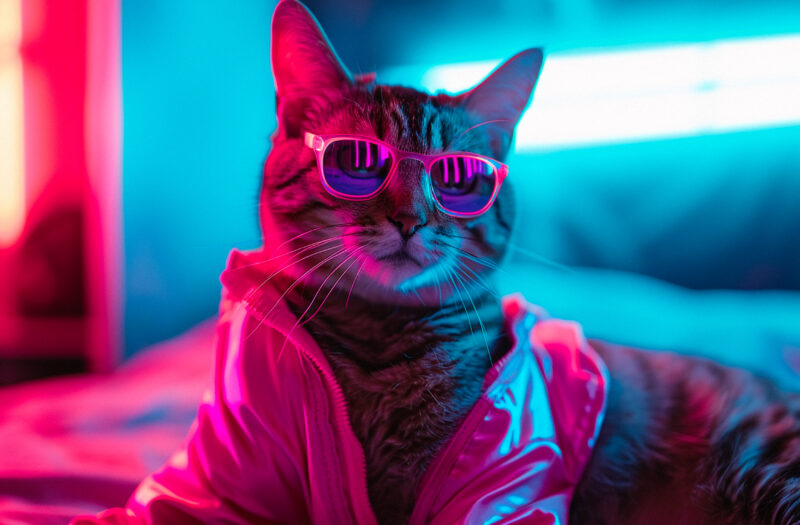
#> input picture images/grayscale.jpg, 800 x 525 px
$ jupyter execute --allow-errors Part_1.ipynb
#> lines starting #> are read from the running program, lines starting #| are printed output that depends on the picture; after the words box and inside, x2 and y2 are one past the last pixel; in counts of white or black regions, pixels touching at a corner belong together
# 16 Basic OpenCV Projects

### Import Library

[cell 1]
import cv2
import numpy as np

#### Image To Grayscale

[cell 2]
# Load the image
image = cv2.imread('images/grayscale.jpg')
#> image is the input picture: shape (525, 800, 3); mean B, G, R 138.5, 93.3, 96.3

# Check if the image is loaded correctly
if image is None:
    print("Error: Unable to load image.")
else:
    # Convert the image to grayscale
    grayscale_image = cv2.cvtColor(image, cv2.COLOR_BGR2GRAY)
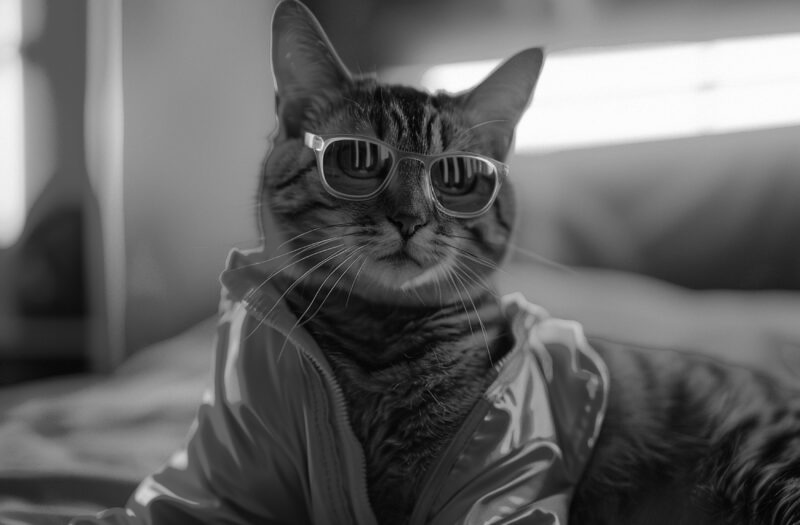
#> grayscale_image: shape (525, 800); min 1, max 255, mean 99.4

    # Show the grayscale image
    cv2.imshow('Grayscale Image', grayscale_image)

    cv2.waitKey(0)
    cv2.destroyAllWindows()

#### Visualizing Edge Detection

[cell 3]
import cv2

# Read the image
image = cv2.imread("images/fabric.png")
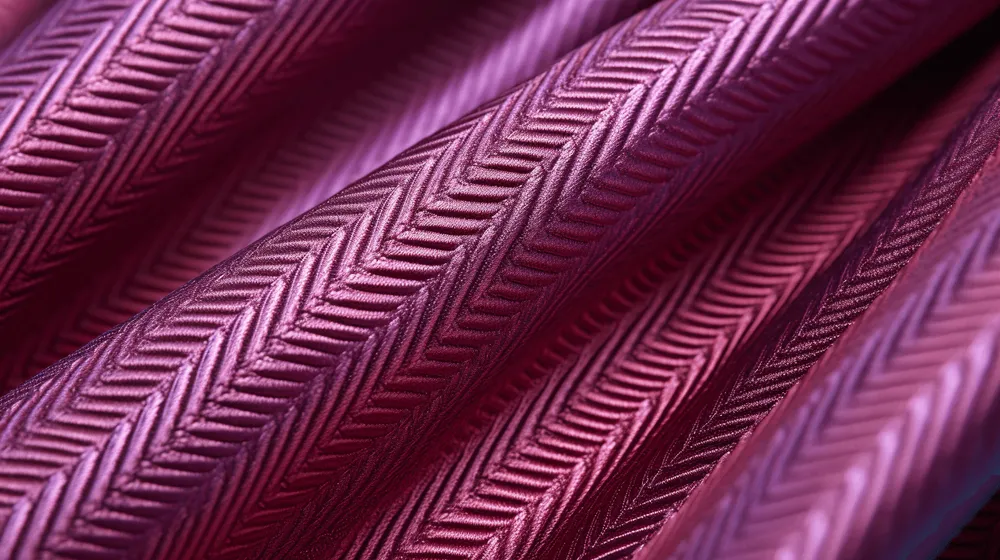
#> input picture images/fabric.png, 1000 x 560 px
#> image is the input picture: shape (560, 1000, 3); mean B, G, R 78.6, 43.4, 109.1

# Show the original image
cv2.imshow("Original Image", image)

# Convert to grayscale
gray = cv2.cvtColor(image, cv2.COLOR_BGR2GRAY)
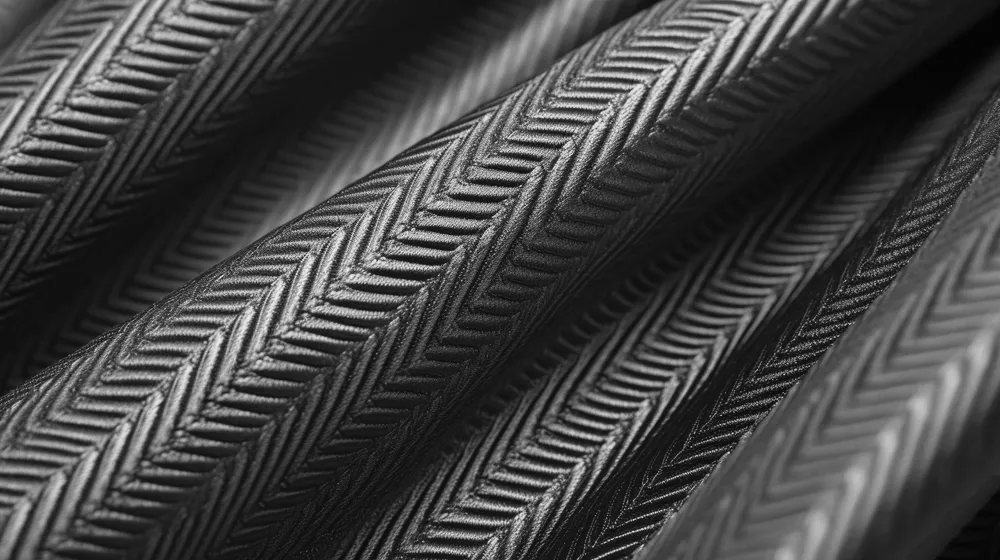
#> gray: shape (560, 1000); min 3, max 244, mean 67.1
# Apply Canny edge detection
canny_image = cv2.Canny(gray, 150, 200)
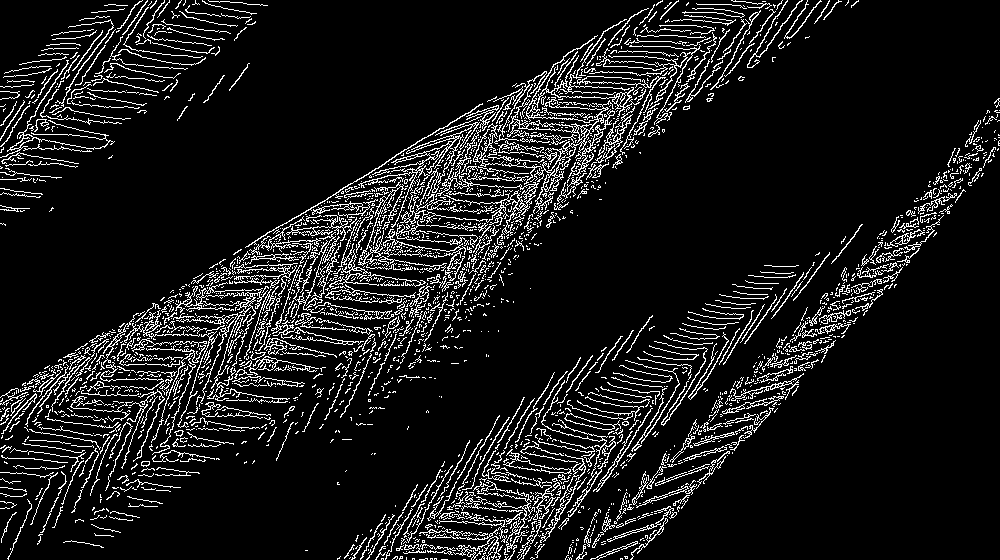
#> canny_image: shape (560, 1000); 9.8% white in thin lines or dots

# Show the Canny edge-detected image
cv2.imshow("Canny Image", canny_image)

cv2.waitKey(0)
cv2.destroyAllWindows()

#### Demonstrating Morphological Erosion

[cell 4]
# Load the image (ensure the image is binary, i.e., black and white)
image = cv2.imread('images/erosion.jpg', 0)  # Read in grayscale mode
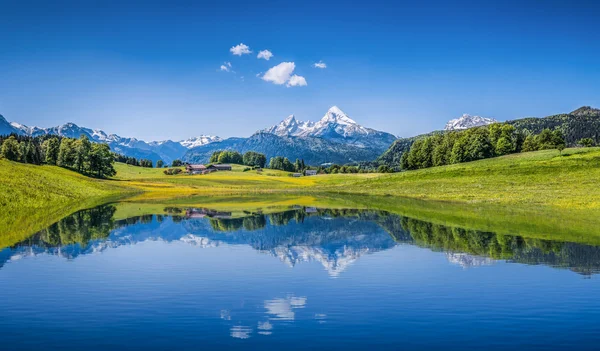
#> input picture images/erosion.jpg, 600 x 351 px
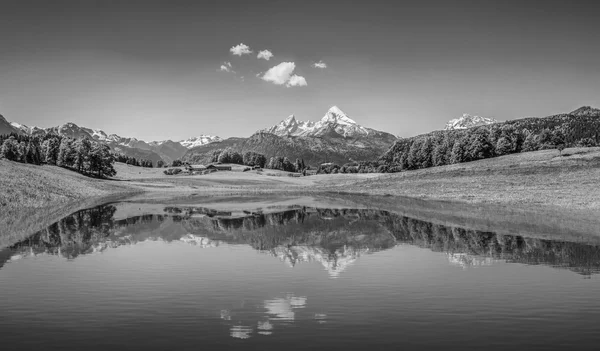
#> image: shape (351, 600); min 0, max 255, mean 114.7

# Threshold the image to create a binary image (if it isn't already binary)
_, binary_image = cv2.threshold(image, 127, 255, cv2.THRESH_BINARY)
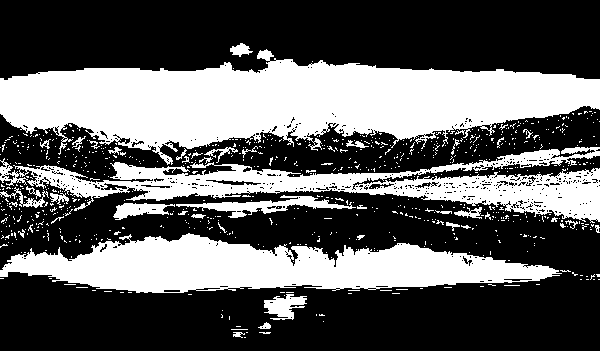
#> binary_image: shape (351, 600); 37.6% white; 764 white regions (720 under 20 px), largest, box (x1, y1, x2, y2) and area: (0, 49, 600, 165) 37803, (0, 233, 562, 293) 19643, (0, 147, 600, 223) 15098

# Create a kernel (a 3x3 matrix of ones)
kernel = np.ones((3, 3), np.uint8)

# Apply morphological erosion
eroded_image = cv2.erode(binary_image, kernel, iterations=1)
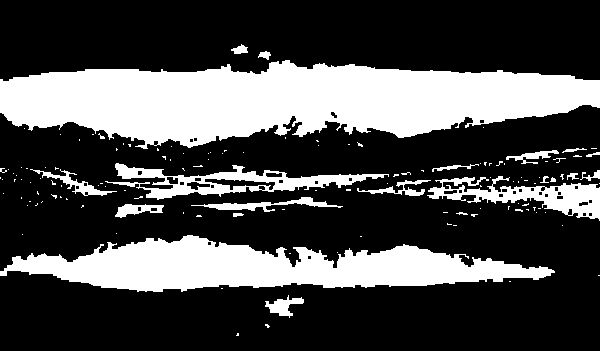
#> eroded_image: shape (351, 600); 29.5% white; 133 white regions (112 under 20 px), largest, box (x1, y1, x2, y2) and area: (0, 60, 600, 149) 34613, (0, 235, 555, 292) 17370, (105, 163, 389, 200) 3399

# Display the original and eroded image
cv2.imshow('Original Image', binary_image)
cv2.imshow('Eroded Image', eroded_image)

cv2.waitKey(0)
cv2.destroyAllWindows()

#### Demonstrating Morphilogical Dilation

[cell 5]
image = cv2.imread("images/dilation.jpeg")

# Display the original image
cv2.imshow("Original", image)
#> (the rest of this cell did not finish here and is left out)

#### Reducing Noise In Photos

[cell 6]
image5 = cv2.imread('images/noise.png')

# Check if the image was loaded correctly
#> (the rest of this cell did not finish here and is left out)

#### Drawing Geometric Shapes on Images

[cell 7]
image6 = cv2.imread('images/blank-canvas.jpg')

# Drawing Functions
# Draw a Circle
cv2.circle(image6, (375, 300), 100, (198, 207, 243), 15)
# Draw a Rectangle
cv2.rectangle(image6, (250, 100), (500, 500), (107, 50, 50), 15)
# Draw a Line
cv2.line(image6, (200, 2000), (200, 60), (255, 0, 0), 3)
# Write Text
cv2.putText(image6, "Machine Vision", (160, 120), cv2.FONT_HERSHEY_SCRIPT_COMPLEX, 2, (0, 0, 255), 2)

# Display the Image
cv2.imshow('Shapes', image6)

# Wait for a key press and close the window
cv2.waitKey(0)
cv2.destroyAllWindows()

#### Adding Text To Image

[cell 8]
image = cv2.imread('images/add text.jpg')

#> (the rest of this cell did not finish here and is left out)

#### Isolating Objects By Colors

[cell 9]
image = cv2.imread("images/pattern.jpg")
#> (the rest of this cell did not finish here and is left out)

#### Outlining Shapes With Contours

[cell 10]
import cv2
import numpy as np

img = cv2.imread("images/shapes.png")
#> (the rest of this cell did not finish here and is left out)

#### Tracking a Ball in a Video

[cell 11]
cap = cv2.VideoCapture('videos/ball track.mp4')

if not cap.isOpened():
    print("Error: Could not open video.")
    exit()

while True:
    # frame read
    ret, frame = cap.read()
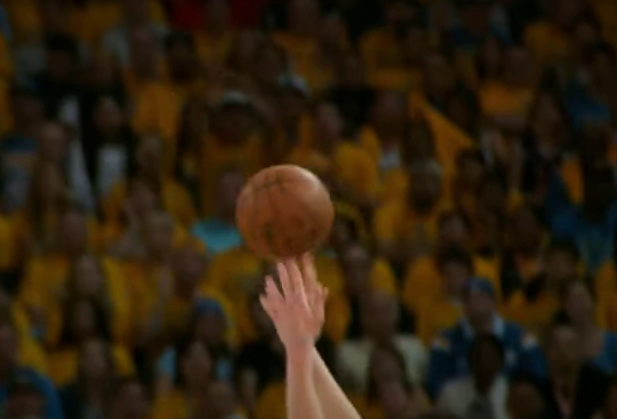
#> input picture frame 19 of videos/ball track.mp4, 1234 x 838 px (shown at 1/2 size)
#> frame is the input picture: shape (838, 1234, 3); mean B, G, R 14.4, 32.3, 45.7

    # if vid end, break
    if not ret:
        break

    gray = cv2.cvtColor(frame, cv2.COLOR_BGR2GRAY)
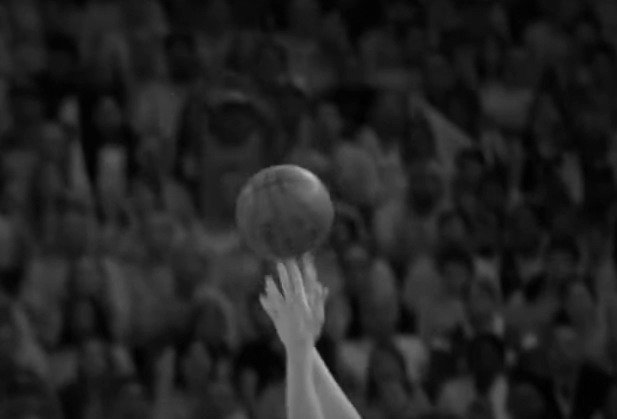
#> gray: shape (838, 1234) (shown at 1/2 size); min 0, max 192, mean 34.2

    blurred = cv2.GaussianBlur(gray, (15, 15), 0)

    # use Hough Circle Transform to detect circles
    circles = cv2.HoughCircles(blurred, cv2.HOUGH_GRADIENT, 1.2, minDist=100,
                               param1=100, param2=30, minRadius=70, maxRadius=95)
#> circles = None

    # process if circles found
    if circles is not None:
        # circle coordinate to integer
        circles = np.round(circles[0, :]).astype("int")

        for (x, y, r) in circles:
            # draw the circle perimiter in green
            cv2.circle(frame, (x, y), r, (0, 255, 0), 4)
            # draw the circle center in red
            cv2.circle(frame, (x, y), 5, (0, 0, 255), 4)

    # display video
    cv2.imshow('Ball Tracking using Hough Circles', frame)

    # close vide if "q" is pressed
    if cv2.waitKey(1) & 0xFF == ord('q'):
#> (key q is pressed here)
        break

cap.release()
cv2.destroyAllWindows()
